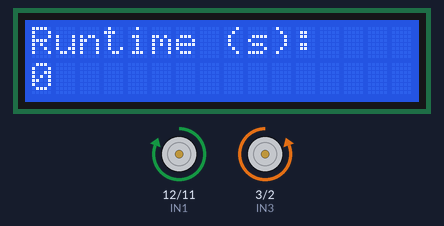
This sketch was run on a simulated Arduino Uno, built with avr-gcc and run on an emulated ATmega328P. On the bench: 16×2 character LCD, motor-driver pin pairs drawn as motors (green arrow = first pin HIGH = forward, orange = second pin HIGH = backward, longer = more drive, scaled by the enable pin).

Above: at 0.1 s.
At 9.1 s:
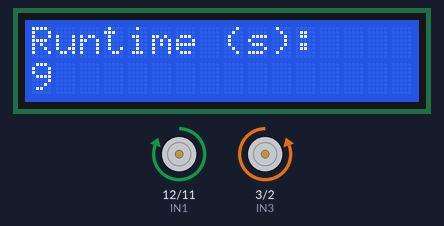
At 19.1 s:
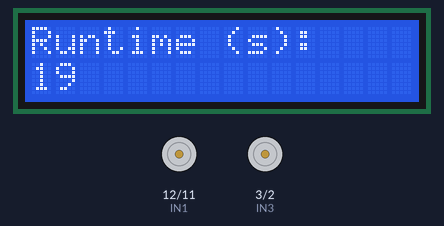
At 39.1 s:
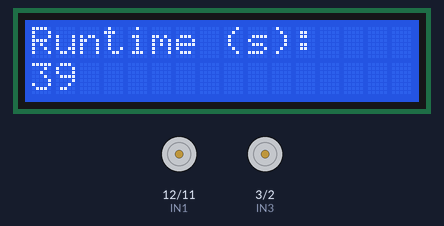
Timing chart, 0 to 40.0 s (numbered marks = the images above):
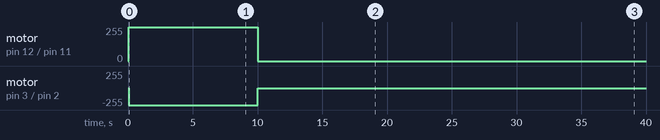

The sketch:

Wk1_Challenge.ino
```cpp
#include <LiquidCrystal.h>

// LCD setup pins
const byte RS = 8;
const byte EN = 9;
const byte D4 = 4;
const byte D5 = 5;
const byte D6 = 6;
const byte D7 = 7;

// Input pins to drive the motors
const byte IN1 = 12;
const byte IN2 = 11;
const byte IN3 = 3;
const byte IN4 = 2;

// Motor enable pins
const byte ENA = 15; // marked as pin A1 on the Arduino
const byte ENB = 16; // marked as pin A2 on the Arduino

// Variables related to motor run duration
unsigned long startTime = 0;
unsigned long elapsedTime = 0;
const word DURATION = 10000; // 10 * 1000

// Setup the LCD
LiquidCrystal lcd(RS, EN, D4, D5, D6, D7);

void setup()
{
  pinMode(IN1, OUTPUT);
  pinMode(IN2, OUTPUT);
  pinMode(IN3, OUTPUT);
  pinMode(IN4, OUTPUT);
  pinMode(ENA, OUTPUT);
  pinMode(ENB, OUTPUT);

  digitalWrite(ENA, HIGH);
  digitalWrite(ENB, HIGH);

  // Record start time
  startTime = millis();

  // Printing to LCD
  lcd.begin(16, 2);
  lcd.print("Runtime (s):");
}

void loop()
{
  // Calculate elapsed time
  elapsedTime = millis() - startTime;

  // Print elapsed time
  lcd.setCursor(0, 1);
  lcd.print(elapsedTime / 1000);

  // Only move if elapsed time is less than 10s
  if (elapsedTime < DURATION) {
    digitalWrite(IN1, HIGH);
    digitalWrite(IN2, LOW);
    digitalWrite(IN3, LOW);
    digitalWrite(IN4, HIGH);
  } else {
    digitalWrite(IN1, LOW);
    digitalWrite(IN2, LOW);
    digitalWrite(IN3, LOW);
    digitalWrite(IN4, LOW);
  }
}
```

Measured:
- by itself, motor on pin 12 (IN1) / pin 11 (IN2): stopped → forward 255/255 at 0.06 s, → stopped 9.9 s later
- by itself, motor on pin 3 (IN3) / pin 2 (IN4): stopped → backward 255/255 at 0.06 s, → stopped 9.9 s later
- what the display in image 1 shows lasts 1.0 s, from 9.0 s to 10.0 s
